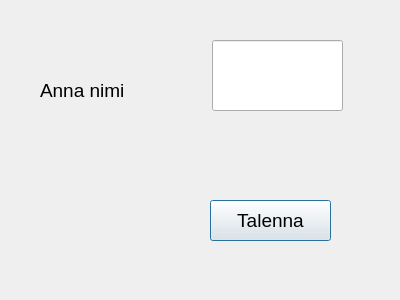
<?xml version="1.0" encoding="UTF-8"?>
<ui version="4.0">
 <class>Login</class>
 <widget class="QDialog" name="Login">
  <property name="geometry">
   <rect>
    <x>0</x>
    <y>0</y>
    <width>400</width>
    <height>300</height>
   </rect>
  </property>
  <property name="windowTitle">
   <string>Dialog</string>
  </property>
  <widget class="QPushButton" name="btnSave">
   <property name="geometry">
    <rect>
     <x>210</x>
     <y>200</y>
     <width>121</width>
     <height>41</height>
    </rect>
   </property>
   <property name="font">
    <font>
     <pointsize>14</pointsize>
    </font>
   </property>
   <property name="text">
    <string>Talenna</string>
   </property>
  </widget>
  <widget class="QLabel" name="label">
   <property name="geometry">
    <rect>
     <x>40</x>
     <y>60</y>
     <width>101</width>
     <height>61</height>
    </rect>
   </property>
   <property name="font">
    <font>
     <pointsize>14</pointsize>
    </font>
   </property>
   <property name="text">
    <string>Anna nimi</string>
   </property>
  </widget>
  <widget class="QLineEdit" name="textName">
   <property name="geometry">
    <rect>
     <x>212</x>
     <y>40</y>
     <width>131</width>
     <height>71</height>
    </rect>
   </property>
   <property name="font">
    <font>
     <pointsize>14</pointsize>
    </font>
   </property>
  </widget>
 </widget>
 <resources/>
 <connections/>
</ui>
